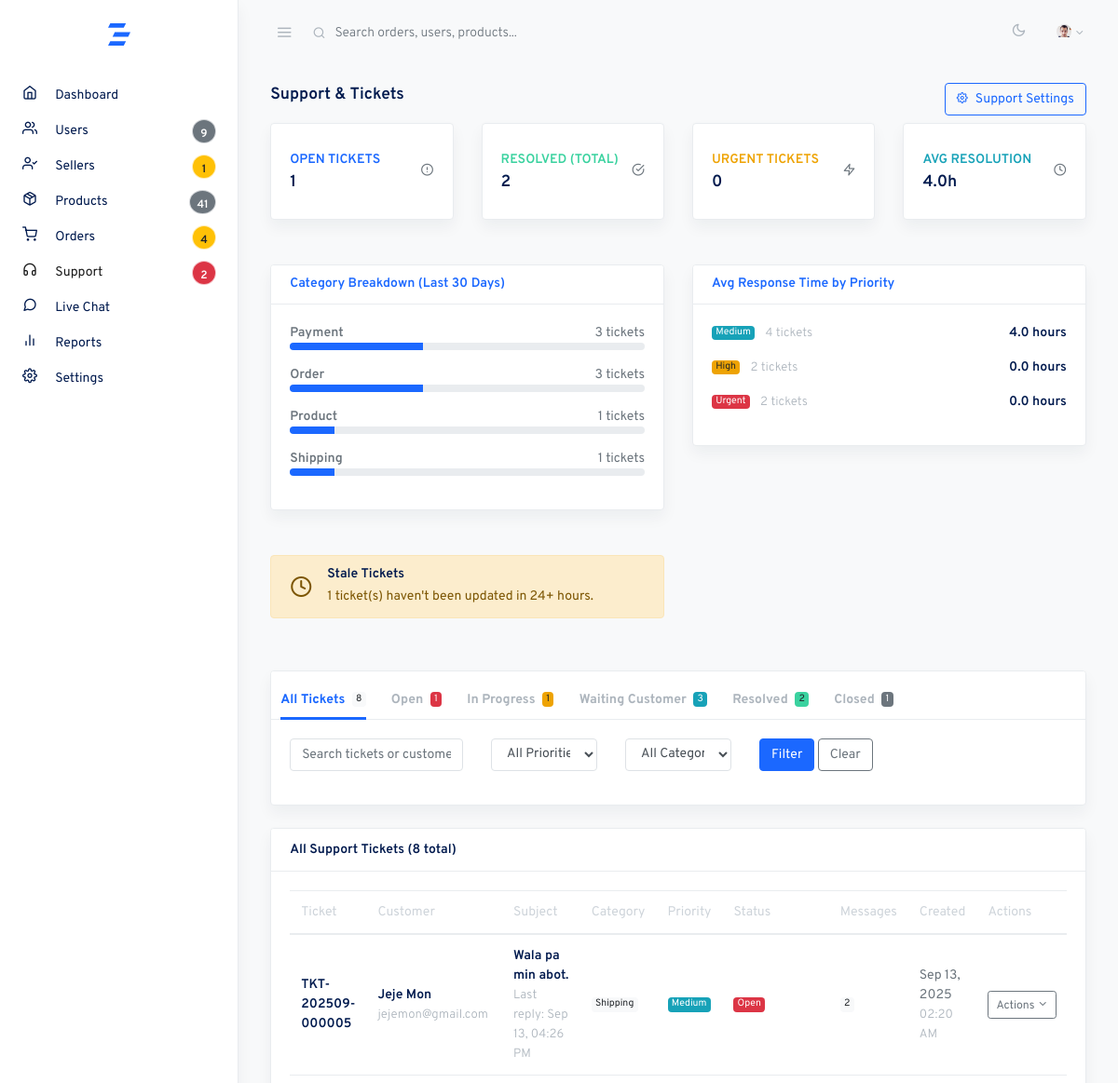
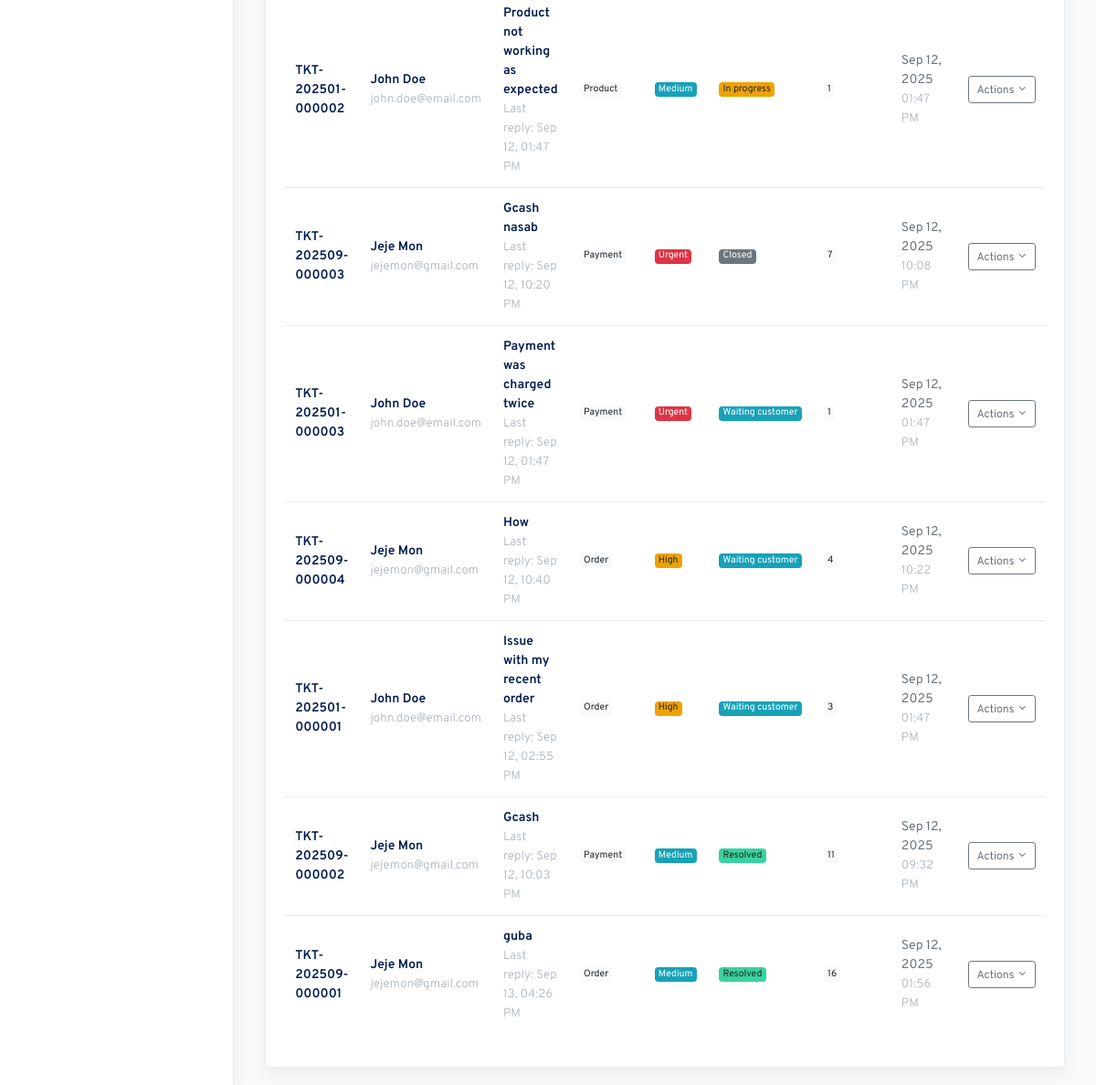
/admin/support.php (signed in), run on the app's committed database (2 pictures, top to bottom).
### tables this page shows
CREATE TABLE `support_tickets` (
  `id` bigint(20) NOT NULL,
  `ticket_number` varchar(50) NOT NULL,
  `user_id` bigint(20) NOT NULL,
  `subject` varchar(255) NOT NULL,
  `category` enum('order','product','payment','shipping','technical','other') NOT NULL,
  `priority` enum('low','medium','high','urgent') DEFAULT 'medium',
  `status` enum('open','in_progress','waiting_customer','resolved','closed') DEFAULT 'open',
  `order_id` bigint(20) DEFAULT NULL,
  `created_at` timestamp NOT NULL DEFAULT current_timestamp(),
  `updated_at` timestamp NOT NULL DEFAULT current_timestamp() ON UPDATE current_timestamp(),
  `resolved_at` timestamp NULL DEFAULT NULL,
  `customer_last_seen` timestamp NULL DEFAULT NULL
);

CREATE TABLE `users` (
  `id` bigint(20) NOT NULL,
  `email` varchar(255) NOT NULL,
  `password_hash` varchar(255) NOT NULL,
  `phone` varchar(20) DEFAULT NULL,
  `profile_image` varchar(255) DEFAULT NULL,
  `first_name` varchar(100) DEFAULT NULL,
  `last_name` varchar(100) DEFAULT NULL,
  `date_of_birth` date DEFAULT NULL,
  `gender` enum('male','female','other') DEFAULT NULL,
  `email_verified` tinyint(1) DEFAULT 0,
  `phone_verified` tinyint(1) DEFAULT 0,
  `status` enum('active','suspended','deleted') DEFAULT 'active',
  `created_at` timestamp NOT NULL DEFAULT current_timestamp(),
  `updated_at` timestamp NOT NULL DEFAULT current_timestamp() ON UPDATE current_timestamp(),
  `deleted_at` timestamp NULL DEFAULT NULL
);

### admin/support.php (the view, shortened to what the rows shown need)
<?php
require_once 'config/database.php';
$page = max(1, (int)($_GET['page'] ?? 1));
$per_page = 20;
$offset = ($page - 1) * $per_page;
$where_conditions = [];
$params = [];
$where_clause = empty($where_conditions) ? '' : 'WHERE ' . implode(' AND ', $where_conditions);
try {
    $stmt = $pdo->prepare("
        SELECT st.*,
               CONCAT(u.first_name, ' ', u.last_name) as customer_name,
               u.email as customer_email,
               (SELECT COUNT(*) FROM support_ticket_messages WHERE ticket_id = st.id) as message_count,
               (SELECT created_at FROM support_ticket_messages WHERE ticket_id = st.id ORDER BY created_at DESC LIMIT 1) as last_message_at
        FROM support_tickets st
        LEFT JOIN users u ON st.user_id = u.id
        $where_clause
        ORDER BY
            CASE WHEN st.status = 'open' THEN 1
                 WHEN st.status = 'in_progress' THEN 2
                 ELSE 3 END,
            st.priority = 'urgent' DESC,
            st.priority = 'high' DESC,
            st.created_at DESC
        LIMIT $per_page OFFSET $offset
    ");
    $stmt->execute($params);
    $tickets = $stmt->fetchAll();
} catch (PDOException $e) {
    $error_message = 'Error fetching support tickets data.';
    $tickets = [];
    $total_tickets = 0;
    $total_pages = 0;
    $status_counts = [];
    $analytics = [];
    $category_data = [];
    $priority_data = [];
}
include 'includes/layout_start.php';
?>
                        <div class="row align-items-center mb-2">
                            <div class="col">
                                <h2 class="h5 page-title">Support & Tickets</h2>
                            </div>
                        </div>
                        <div class="card shadow">
                            <div class="card-body">
                                <?php if (empty($tickets)): ?>
                                    <div class="text-center py-5">
                                        <i class="fe fe-headphones fe-48 text-muted mb-3"></i>
                                        <h5 class="text-muted">No support tickets found</h5>
                                        <p class="text-muted">No tickets match your current filters.</p>
                                    </div>
                                <?php else: ?>
                                    <div class="table-responsive">
                                        <table class="table table-hover">
                                            <thead>
                                                <tr>
                                                    <th>Ticket</th>
                                                    <th>Customer</th>
                                                    <th>Subject</th>
                                                    <th>Category</th>
                                                    <th>Priority</th>
                                                    <th>Status</th>
                                                    <th>Messages</th>
                                                    <th>Created</th>
                                                    <th>Actions</th>
                                                </tr>
                                            </thead>
                                            <tbody>
                                                <?php foreach ($tickets as $ticket): ?>
                                                    <tr>
                                                        <td>
                                                            <strong><?php echo htmlspecialchars($ticket['ticket_number']); ?></strong>
                                                        </td>
                                                        <td>
                                                            <div>
                                                                <strong><?php echo htmlspecialchars($ticket['customer_name']); ?></strong>
                                                                <br>
                                                                <small class="text-muted"><?php echo htmlspecialchars($ticket['customer_email']); ?></small>
                                                            </div>
                                                        </td>
                                                        <td>
                                                            <strong><?php echo htmlspecialchars($ticket['subject']); ?></strong>
                                                            <?php if ($ticket['last_message_at']): ?>
                                                                <br>
                                                                <small class="text-muted">Last reply: <?php echo date('M d, h:i A', strtotime($ticket['last_message_at'])); ?></small>
                                                            <?php endif; ?>
                                                        </td>
                                                        <td>
                                                            <span class="badge badge-light"><?php echo ucfirst($ticket['category']); ?></span>
                                                        </td>
                                                        <td>
                                                            <span class="badge badge-<?php
                                                                echo $ticket['priority'] === 'urgent' ? 'danger' :
                                                                    ($ticket['priority'] === 'high' ? 'warning' :
                                                                    ($ticket['priority'] === 'medium' ? 'info' : 'secondary'));
                                                            ?>">
                                                                <?php echo ucfirst($ticket['priority']); ?>
                                                            </span>
                                                        </td>
                                                        <td>
                                                            <span class="badge badge-<?php
                                                                echo $ticket['status'] === 'open' ? 'danger' :
                                                                    ($ticket['status'] === 'in_progress' ? 'warning' :
                                                                    ($ticket['status'] === 'waiting_customer' ? 'info' :
                                                                    ($ticket['status'] === 'resolved' ? 'success' : 'secondary')));
                                                            ?>">
                                                                <?php echo ucfirst(str_replace('_', ' ', $ticket['status'])); ?>
                                                            </span>
                                                        </td>
                                                        <td>
                                                            <span class="badge badge-light"><?php echo $ticket['message_count']; ?></span>
                                                        </td>
                                                        <td>
                                                            <?php echo date('M d, Y', strtotime($ticket['created_at'])); ?>
                                                            <br>
                                                            <small class="text-muted"><?php echo date('h:i A', strtotime($ticket['created_at'])); ?></small>
                                                        </td>
                                                        <td>
                                                            <div class="dropdown">
                                                                <button class="btn btn-sm btn-outline-secondary dropdown-toggle" type="button" data-toggle="dropdown">
                                                                    Actions
                                                                </button>
                                                            </div>
                                                        </td>
                                                    </tr>
                                                <?php endforeach; ?>
                                            </tbody>
                                        </table>
                                    </div>
                                <?php endif; ?>
                            </div>
                        </div>
<?php include 'includes/layout_end.php'; ?>

### data on the page
support_tickets: ticket_number "TKT-202509-000005", customer_name "Jeje Mon", user.email "jejemon@gmail.com", subject "Wala pa min abot.", last_message_at "Sep 13, 04:26 PM", category "Shipping", priority "Medium", status "Open", message_count "2", created_at "Sep 13, 2025", created_at "02:20 AM"
support_tickets: ticket_number "TKT-202501-000002", customer_name "John Doe", user.email "john.doe@email.com", subject "Product not working as expected", last_message_at "Sep 12, 01:47 PM", category "Product", priority "Medium", status "In progress", message_count "1", created_at "Sep 12, 2025", created_at "01:47 PM"
support_tickets: ticket_number "TKT-202509-000003", customer_name "Jeje Mon", user.email "jejemon@gmail.com", subject "Gcash nasab", last_message_at "Sep 12, 10:20 PM", category "Payment", priority "Urgent", status "Closed", message_count "7", created_at "Sep 12, 2025", created_at "10:08 PM"
support_tickets: ticket_number "TKT-202501-000003", customer_name "John Doe", user.email "john.doe@email.com", subject "Payment was charged twice", last_message_at "Sep 12, 01:47 PM", category "Payment", priority "Urgent", status "Waiting customer", message_count "1", created_at "Sep 12, 2025", created_at "01:47 PM"
support_tickets: ticket_number "TKT-202509-000004", customer_name "Jeje Mon", user.email "jejemon@gmail.com", subject "How", last_message_at "Sep 12, 10:40 PM", category "Order", priority "High", status "Waiting customer", message_count "4", created_at "Sep 12, 2025", created_at "10:22 PM"
support_tickets: ticket_number "TKT-202501-000001", customer_name "John Doe", user.email "john.doe@email.com", subject "Issue with my recent order", last_message_at "Sep 12, 02:55 PM", category "Order", priority "High", status "Waiting customer", message_count "3", created_at "Sep 12, 2025", created_at "01:47 PM"
support_tickets: ticket_number "TKT-202509-000002", customer_name "Jeje Mon", user.email "jejemon@gmail.com", subject "Gcash", last_message_at "Sep 12, 10:03 PM", category "Payment", priority "Medium", status "Resolved", message_count "11", created_at "Sep 12, 2025", created_at "09:32 PM"
support_tickets: ticket_number "TKT-202509-000001", customer_name "Jeje Mon", user.email "jejemon@gmail.com", subject "guba", last_message_at "Sep 13, 04:26 PM", category "Order", priority "Medium", status "Resolved", message_count "16", created_at "Sep 12, 2025", created_at "01:56 PM"

### other printed values
$total_users "9"
$pending_sellers "1"
$total_products "41"
$pending_orders "4"
$open_tickets "2"
$analytics['open_tickets'] "1"
$analytics['resolved_tickets'] "2"
$analytics['urgent_tickets'] "0"
$avg_hours "4.0"
$category['category'] "Payment"
$category['count'] "3"
$category['category'] "Order"
$category['category'] "Product"
$category['count'] "1"
$category['category'] "Shipping"
